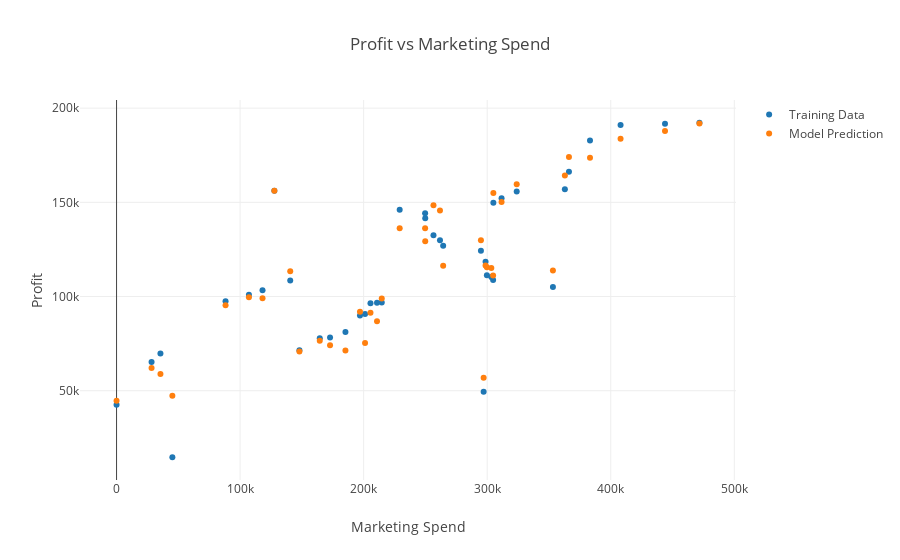

Write notebook code for a chart like this one.
### Code cell
iplot(build_graph('Marketing Spend', 'Profit'))
